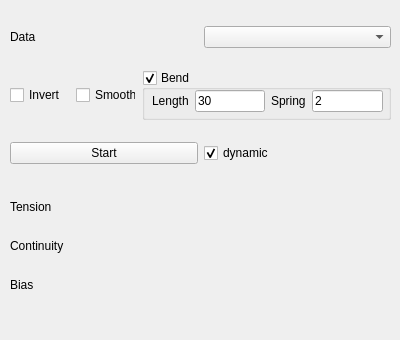
<?xml version="1.0" encoding="UTF-8"?>
<ui version="4.0">
 <class>WireMoudlingView</class>
 <widget class="QWidget" name="WireMoudlingView">
  <property name="geometry">
   <rect>
    <x>0</x>
    <y>0</y>
    <width>400</width>
    <height>340</height>
   </rect>
  </property>
  <property name="windowTitle">
   <string>Form</string>
  </property>
  <widget class="QWidget" name="verticalLayoutWidget">
   <property name="geometry">
    <rect>
     <x>10</x>
     <y>10</y>
     <width>381</width>
     <height>171</height>
    </rect>
   </property>
   <layout class="QVBoxLayout" name="verticalLayout">
    <item>
     <layout class="QHBoxLayout" name="horizontalLayout">
      <item>
       <widget class="QLabel" name="label">
        <property name="text">
         <string>Data</string>
        </property>
       </widget>
      </item>
      <item>
       <widget class="QmitkDataStorageComboBox" name="DataSelector"/>
      </item>
     </layout>
    </item>
    <item>
     <layout class="QHBoxLayout" name="horizontalLayout_3">
      <item>
       <widget class="QCheckBox" name="InvertCB">
        <property name="maximumSize">
         <size>
          <width>60</width>
          <height>16777215</height>
         </size>
        </property>
        <property name="text">
         <string>Invert</string>
        </property>
       </widget>
      </item>
      <item>
       <widget class="QCheckBox" name="SmoothCB">
        <property name="maximumSize">
         <size>
          <width>60</width>
          <height>16777215</height>
         </size>
        </property>
        <property name="text">
         <string>Smooth</string>
        </property>
       </widget>
      </item>
      <item>
       <widget class="QGroupBox" name="BendBox">
        <property name="maximumSize">
         <size>
          <width>16777215</width>
          <height>50</height>
         </size>
        </property>
        <property name="title">
         <string>Bend</string>
        </property>
        <property name="checkable">
         <bool>true</bool>
        </property>
        <widget class="QWidget" name="horizontalLayoutWidget">
         <property name="geometry">
          <rect>
           <x>10</x>
           <y>20</y>
           <width>231</width>
           <height>22</height>
          </rect>
         </property>
         <layout class="QHBoxLayout" name="horizontalLayout_2">
          <item>
           <widget class="QLabel" name="label_2">
            <property name="text">
             <string>Length</string>
            </property>
           </widget>
          </item>
          <item>
           <widget class="QLineEdit" name="BendLengthLE">
            <property name="text">
             <string>30</string>
            </property>
           </widget>
          </item>
          <item>
           <widget class="QLabel" name="label_6">
            <property name="text">
             <string>Spring</string>
            </property>
           </widget>
          </item>
          <item>
           <widget class="QLineEdit" name="SpringRatioLE">
            <property name="text">
             <string>2</string>
            </property>
           </widget>
          </item>
         </layout>
        </widget>
       </widget>
      </item>
     </layout>
    </item>
    <item>
     <layout class="QHBoxLayout" name="horizontalLayout_4">
      <item>
       <widget class="QPushButton" name="ApplyBtn">
        <property name="text">
         <string>Start</string>
        </property>
       </widget>
      </item>
      <item>
       <widget class="QCheckBox" name="DynamicCB">
        <property name="text">
         <string>dynamic</string>
        </property>
        <property name="checked">
         <bool>true</bool>
        </property>
       </widget>
      </item>
     </layout>
    </item>
   </layout>
  </widget>
  <widget class="QWidget" name="gridLayoutWidget">
   <property name="geometry">
    <rect>
     <x>10</x>
     <y>190</y>
     <width>381</width>
     <height>111</height>
    </rect>
   </property>
   <layout class="QGridLayout" name="gridLayout" columnstretch="1,4">
    <item row="1" column="0">
     <widget class="QLabel" name="label_4">
      <property name="text">
       <string>Continuity</string>
      </property>
     </widget>
    </item>
    <item row="0" column="0">
     <widget class="QLabel" name="label_3">
      <property name="text">
       <string>Tension</string>
      </property>
     </widget>
    </item>
    <item row="0" column="1">
     <widget class="ctkSliderWidget" name="TensionSlider" native="true"/>
    </item>
    <item row="1" column="1">
     <widget class="ctkSliderWidget" name="ContinuitySlider" native="true"/>
    </item>
    <item row="2" column="0">
     <widget class="QLabel" name="label_5">
      <property name="text">
       <string>Bias </string>
      </property>
     </widget>
    </item>
    <item row="2" column="1">
     <widget class="ctkSliderWidget" name="BiasSlider" native="true"/>
    </item>
   </layout>
  </widget>
 </widget>
 <customwidgets>
  <customwidget>
   <class>QmitkDataStorageComboBox</class>
   <extends>QComboBox</extends>
   <header>QmitkDataStorageComboBox.h</header>
  </customwidget>
  <customwidget>
   <class>ctkSliderWidget</class>
   <extends>QWidget</extends>
   <header>ctkSliderWidget.h</header>
   <container>1</container>
  </customwidget>
 </customwidgets>
 <resources/>
 <connections/>
</ui>
